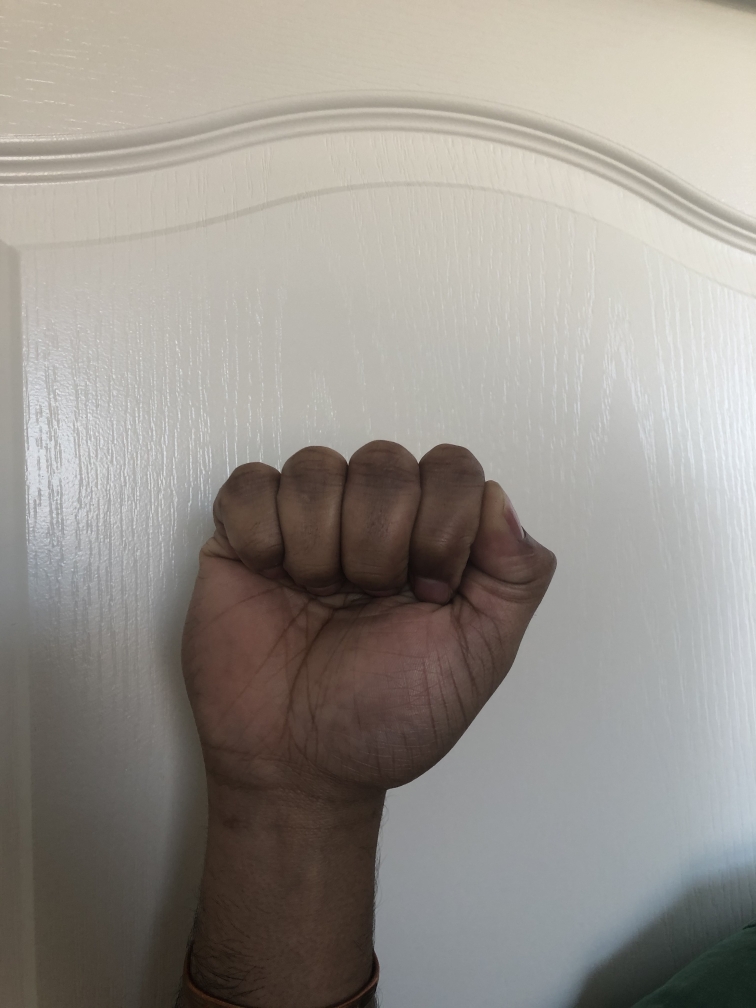
#> input picture images/a.jpg, 3024 x 4032 px (shown at 1/4 size)
$ python -i image_prep.py   (imports and definitions only)   (older library calls are emulated)
#> lines starting #> are read from the running program, lines starting #| are printed output that depends on the picture
#> further down, picture is the input picture: PIL image 3024x4032 RGB; mean R, G, B 152, 147.1, 140.8
from PIL import Image, ImageFilter
import numpy as np


def imageprepare(img):
    """
    This function returns a 28x28 pixel value matrix
    The input is an image
    """
    im = img.convert('L') #convert to gray scale
    width = float(im.size[0])
#> width = 3024
    height = float(im.size[1])
#> height = 4032
    newImage = Image.new('L', (28, 28), (255))  # creates white canvas of 28x28 pixels
#> newImage: PIL image 28x28 L; every value is 255

    if width > height:  # check which dimension is bigger
        # Width is bigger. Width becomes 28 pixels.
        nheight = int(round((28.0 / width * height), 0))  # resize height according to ratio width
        if (nheight == 0):  # rare case but minimum is 1 pixel
            nheight = 1
            # resize and sharpen
        img = im.resize((28, nheight), Image.ANTIALIAS).filter(ImageFilter.SHARPEN)
        wtop = int(round(((28 - nheight) / 2), 0))  # calculate horizontal position
        newImage.paste(img, (0, wtop))  # paste resized image on white canvas
    else:
        # Height is bigger. Heigth becomes 20 pixels.
        nwidth = int(round((28.0 / height * width), 0))  # resize width according to ratio height
#> nwidth = 21
        if (nwidth == 0):  # rare case but minimum is 1 pixel
            nwidth = 1
            # resize and sharpen
        img = im.resize((nwidth, 28), Image.ANTIALIAS).filter(ImageFilter.SHARPEN)
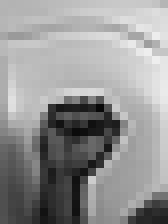
#> img: PIL image 21x28 L (shown 8 times larger); min 8, max 238, mean 148.1
        wleft = int(round(((28 - nwidth) / 2), 0))  # caculate vertical position
#> wleft = 4
        newImage.paste(img, (wleft, 0))  # paste resized image on white canvas
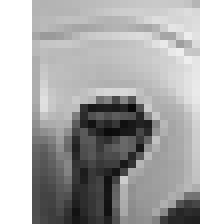
#> newImage: PIL image 28x28 L (shown 8 times larger); min 8, max 255, mean 174.8

    x = list(newImage.getdata())  # get pixel values
#> x = 784 values, max 255 at index 0, min 8 at index 380, mean 174.8
    x = np.asarray(x) #convert to an array
    x = np.reshape(x,(1,28,28,1))
    x = x.astype('float32')/255

    return x


#Credits : https://stackoverflow.com/questions/35842274/convert-own-image-to-mnists-image

>>> from PIL import Image
>>> picture = Image.open('../images/a.jpg')
>>> result = imageprepare(picture)

$ run again, on images/a_2.jpg
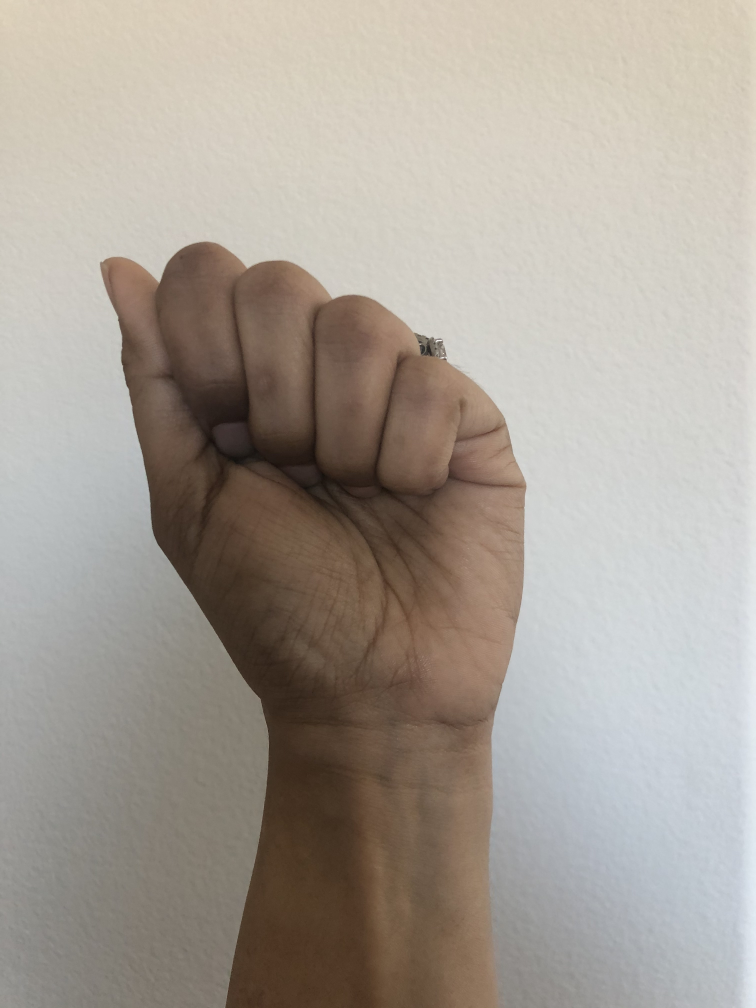
#> input picture images/a_2.jpg, 3024 x 4032 px (shown at 1/4 size)
#> picture is the input picture: PIL image 3024x4032 RGB; mean R, G, B 167.5, 159.6, 150.4
#> in imageprepare, `im = img.convert('L')`:
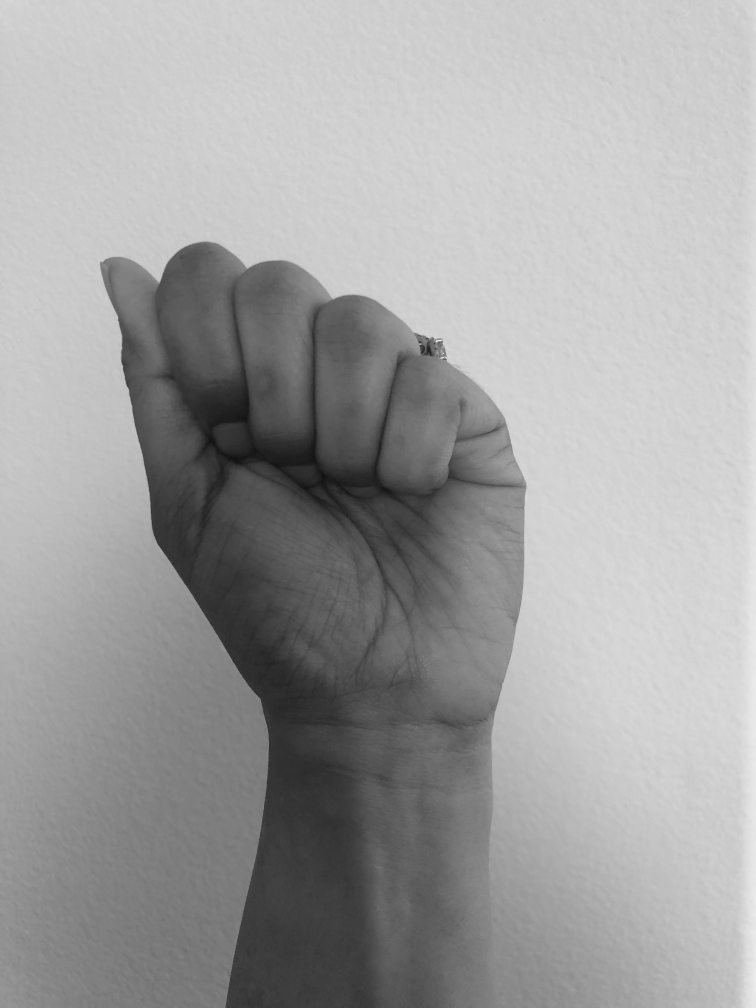
#> im: PIL image 3024x4032 L (shown at 1/4 size); min 11, max 255, mean 160.9
#> in imageprepare, `newImage.paste(img, (wleft, 0))`:
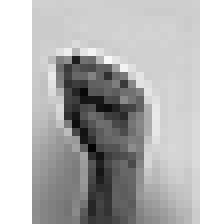
#> newImage: PIL image 28x28 L (shown 8 times larger); min 4, max 255, mean 184.3
#> x = 784 values, max 255 at index 0, min 4 at index 515, mean 184.3

$ run again, on images/d.jpg
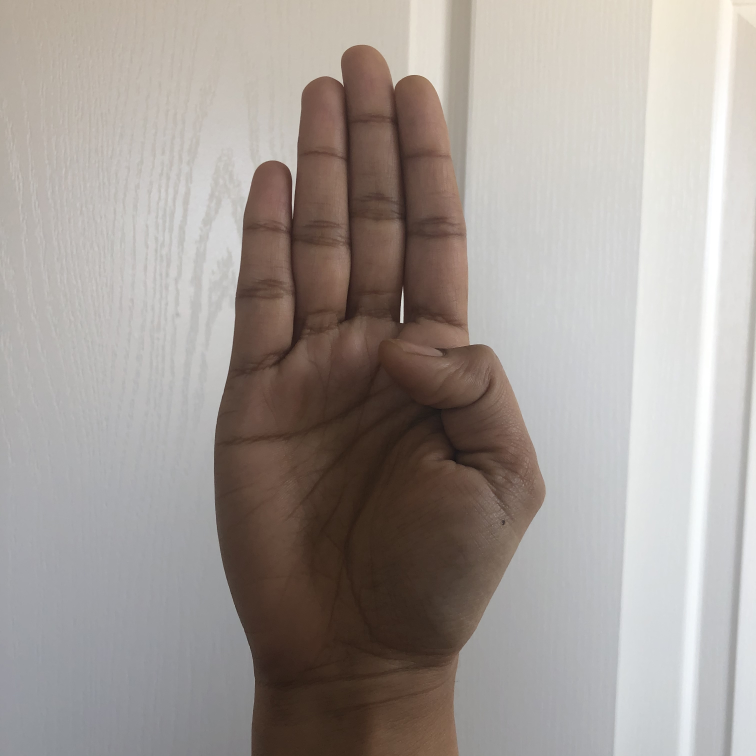
#> input picture images/d.jpg, 3024 x 3024 px (shown at 1/4 size)
#> picture is the input picture: PIL image 3024x3024 RGB; mean R, G, B 163.5, 156, 151.2
#> in imageprepare, `im = img.convert('L')`:
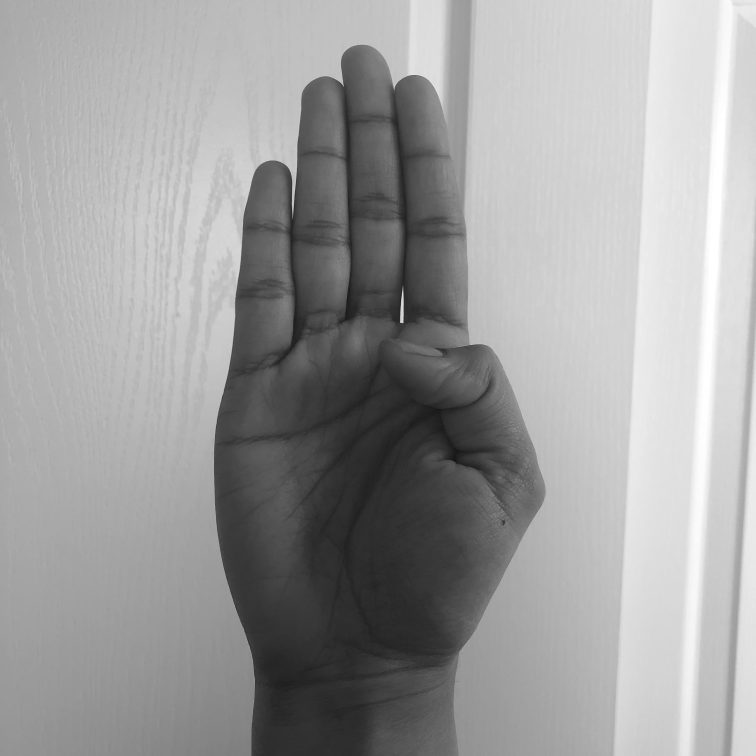
#> im: PIL image 3024x3024 L (shown at 1/4 size); min 5, max 255, mean 157.7
#> newImage: PIL image 28x28 L; every value is 255
#> in imageprepare, `img = im.resize((nwidth, 28), Image.ANTIALIAS).filter(ImageFilter.SHAR..`:
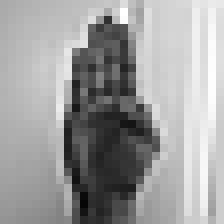
#> img: PIL image 28x28 L (shown 8 times larger); min 6, max 255, mean 157.9
#> x = 784 values, max 255 at index 43, min 6 at index 710, mean 157.9
